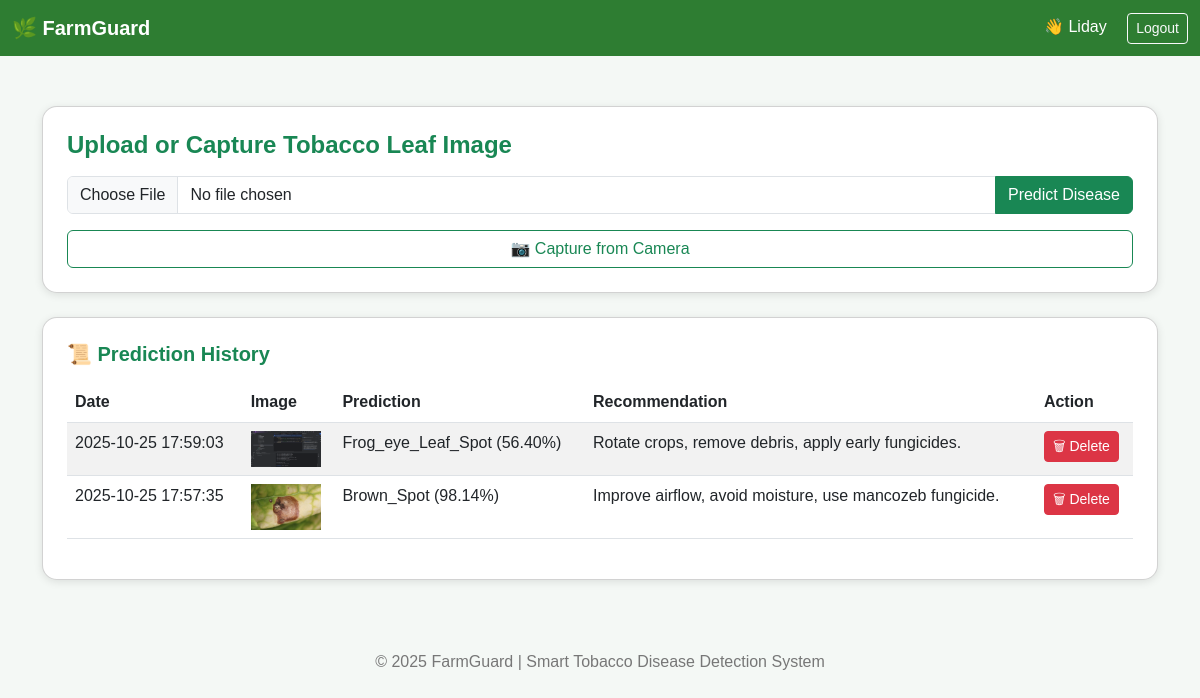
Page /dashboard (signed in) on the committed database.
### app.py (models this page shows)
class User(UserMixin, db.Model):
    id = db.Column(db.Integer, primary_key=True)
    username = db.Column(db.String(80), unique=True, nullable=False)
    email = db.Column(db.String(120), unique=True, nullable=False)
    password = db.Column(db.String(200), nullable=False)
    is_admin = db.Column(db.Boolean, default=False)
    histories = db.relationship("History", backref="user", lazy=True)

class History(db.Model):
    id = db.Column(db.Integer, primary_key=True)
    filename = db.Column(db.String(200))
    prediction = db.Column(db.String(120))
    recommendation = db.Column(db.String(500))
    date = db.Column(db.DateTime, default=datetime.datetime.utcnow)
    user_id = db.Column(db.Integer, db.ForeignKey("user.id"), nullable=False)

### app.py (the view, shortened to what this page needs)
@app.route("/dashboard", methods=["GET", "POST"])
@login_required
def dashboard():
    histories = History.query.filter_by(user_id=current_user.id).order_by(History.date.desc()).all()
    return render_template("dashboard.html", histories=histories)

### app.py (called while the page is built)
@login_manager.user_loader
def load_user(user_id):
    return User.query.get(int(user_id))

### templates/dashboard.html (shortened to what this page needs)
<!DOCTYPE html>
<html lang="en">
<head>
    <link rel="stylesheet" href="https://cdn.jsdelivr.net/npm/bootstrap@5.3.0/dist/css/bootstrap.min.css">
</head>
<body>
<nav class="navbar navbar-expand-lg">
    <div class="container-fluid">
        <a class="navbar-brand fw-bold" href="#">🌿 FarmGuard</a>
        <div class="ms-auto">
            <span class="navbar-text me-3">👋 {{ current_user.username }}</span>
            <a href="{{ url_for('logout') }}" class="btn btn-outline-light btn-sm">Logout</a>
        </div>
    </div>
</nav>
<div class="container">
    <div class="card p-4">
        <h4 class="text-success fw-bold mb-3">Upload or Capture Tobacco Leaf Image</h4>
        <form method="POST" enctype="multipart/form-data" class="mb-3">
            <div class="input-group">
                <input type="file" class="form-control" id="imageInput" name="image" accept="image/*" onchange="previewImage(event)" required>
                <button type="submit" class="btn btn-success">Predict Disease</button>
            </div>
        </form>
        <button class="btn btn-outline-success" onclick="openCamera()">📷 Capture from Camera</button>
    </div>
    <div class="card mt-4 p-4">
        <h5 class="text-success fw-bold mb-3">📜 Prediction History</h5>
        {% if histories %}
        <table class="table table-striped">
            <thead>
                <tr>
                    <th>Date</th>
                    <th>Image</th>
                    <th>Prediction</th>
                    <th>Recommendation</th>
                    <th>Action</th>
                </tr>
            </thead>
            <tbody>
                {% for record in histories %}
                <tr>
                    <td>{{ record.date.strftime('%Y-%m-%d %H:%M:%S') }}</td>
                    <td><img src="{{ url_for('uploaded_file', filename=record.filename) }}" width="70"></td>
                    <td>{{ record.prediction }}</td>
                    <td>{{ record.recommendation }}</td>
                    <td>
                        <a href="{{ url_for('delete_record', record_id=record.id) }}" class="btn btn-sm btn-danger">🗑 Delete</a>
                    </td>
                </tr>
                {% endfor %}
            </tbody>
        </table>
        {% else %}
        <p class="text-muted">No prediction history yet.</p>
        {% endif %}
    </div>
</div>
<footer>
    <p>© 2025 FarmGuard | Smart Tobacco Disease Detection System</p>
</footer>
</body>
</html>

### templates/dashboard.html (style rules this page uses)
body { background-color: #f4f8f5; font-family: 'Poppins', sans-serif; }
.navbar { background-color: #2e7d32; }
.navbar-brand, .nav-link, .navbar-text { color: white !important; }
.container { margin-top: 50px; }
.card { border-radius: 15px; box-shadow: 0 2px 8px rgba(0,0,0,0.1); }
footer { text-align: center; margin-top: 50px; padding: 20px; color: #777; }

### rows in the picture
User: username "Liday"
History: date "2025-10-25 17:59:03", filename (picture), prediction "Frog_eye_Leaf_Spot (56.40%)", recommendation "Rotate crops, remove debris, apply early fungicides."
History: date "2025-10-25 17:57:35", filename (picture), prediction "Brown_Spot (98.14%)", recommendation "Improve airflow, avoid moisture, use mancozeb fungicide."
